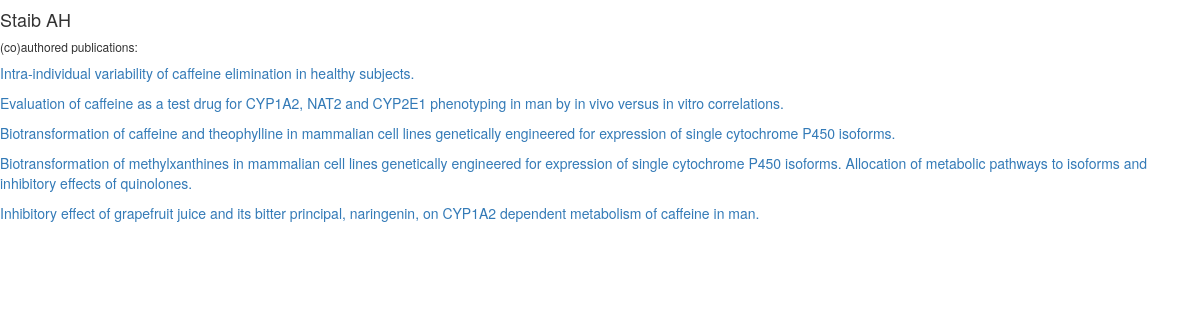
/expdata_interface/author/8/, run on the app's committed database.
### expdata_interface/models.py (models this page shows, shortened)
class Author(models.Model):
    name = models.CharField(max_length=100,blank=True)

class Publication(models.Model):
    pmid = models.IntegerField(blank=False)
    title = models.TextField(blank=False)
    abstract = models.TextField(blank=True)
    journal = models.CharField(max_length=30, blank=True)
    year = models.DateField(blank=True, null=True)
    volume = models.IntegerField(blank=True, null=True)
    number = models.IntegerField(blank=True, null=True)
    author = models.ManyToManyField(Author, blank=True)
    mesh = models.ManyToManyField(Mesh, blank=True)

### expdata_interface/views.py (the view)
# urls.py: url(r'^author/(?P<pk>[0-9]+)/$', views.AuthorView.as_view(), name='author'),
class AuthorView(generic.DetailView):
    template_name = 'expdata_interface/author.html'
    model = Author

### expdata_interface/templates/expdata_interface/author.html
<head>
    <link rel="stylesheet" href="//maxcdn.bootstrapcdn.com/bootstrap/3.2.0/css/bootstrap.min.css">
</head>
<h4>{{author.name}}</h4>
<h6> (co)authored publications:</h6>
{% for publication in author.publication_set.all %}
    <p>
    <a href="/expdata_interface/{{publication.id}}/">{{publication.title}}</a>
    </p>
{% endfor %}

### data on the page
Author: name "Staib AH"
Publication: title "Intra-individual variability of caffeine elimination in healthy subjects."
Publication: title "Evaluation of caffeine as a test drug for CYP1A2, NAT2 and CYP2E1 phenotyping in man by in vivo versus in vitro correlations."
Publication: title "Biotransformation of caffeine and theophylline in mammalian cell lines genetically engineered for expression of single cytochrome P450 isoforms."
Publication: title "Biotransformation of methylxanthines in mammalian cell lines genetically engineered for expression of single cytochrome P450 isoforms. Allocation of metabolic pathways to isoforms and inhibitory effects of quinolones."
Publication: title "Inhibitory effect of grapefruit juice and its bitter principal, naringenin, on CYP1A2 dependent metabolism of caffeine in man."
